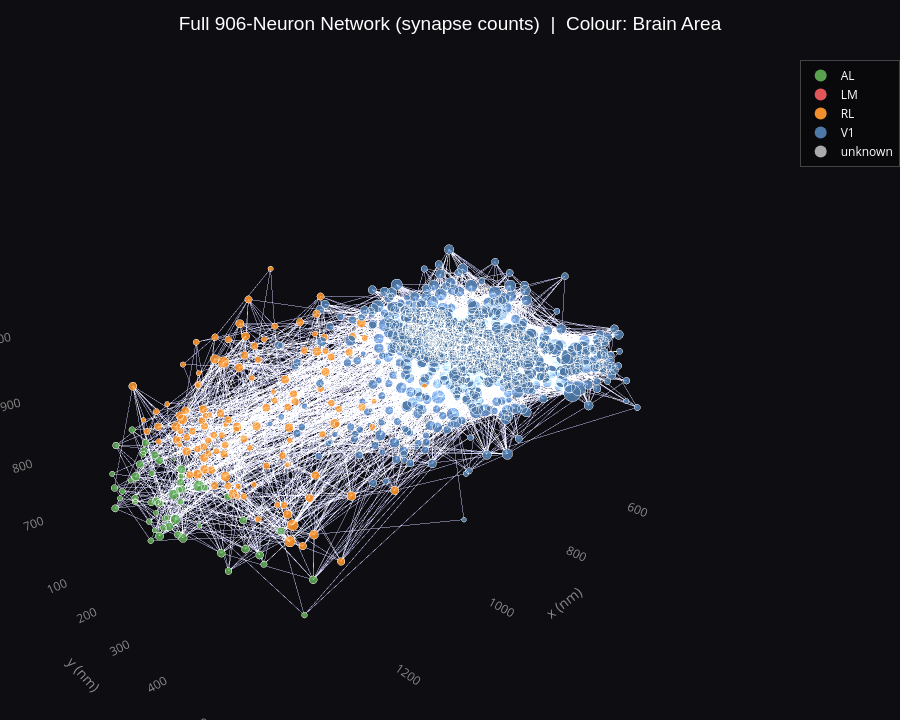

Write notebook code for a chart like this one.
### Markdown cell above
---
## Full 906-Neuron Network

Colour = **brain area** (V1 / RL / AL / LM).
Node size ∝ total **number of synapses** (in + out).
Top 50% of pairs by synapse count drawn; brighter = more synapses.

### Code cell
fig_906 = plot_3d(
    G_906,
    title='Full 906-Neuron Network (synapse counts)  |  Colour: Brain Area',
    color_attr='brain_area',
    size_by='strength',
    edge_pct_keep=50,
)
fig_906.show()

### Figure 1 — Plotly figure (JSON) as saved in the notebook; plotly's stock layout.template omitted (floating-point values rounded to 4 significant figures; data arrays with more than 128 entries replaced by an {"elided": "..."} marker saying what was removed)
{"data": [{"hoverinfo": "none", "line": {"color": "rgba(180,180,220,0.05)", "width": 1}, "mode": "lines", "name": "Pairs (11,822 shown)", "showlegend": false, "type": "scatter3d", "x": {"elided": "35466 float values"}, "y": {"elided": "35466 float values"}, "z": {"elided": "35466 float values"}}, {"marker": {"color": "#59A14F", "size": 10}, "mode": "markers", "name": "AL", "showlegend": true, "type": "scatter3d", "x": [null], "y": [null], "z": [null]}, {"marker": {"color": "#E15759", "size": 10}, "mode": "markers", "name": "LM", "showlegend": true, "type": "scatter3d", "x": [null], "y": [null], "z": [null]}, {"marker": {"color": "#F28E2B", "size": 10}, "mode": "markers", "name": "RL", "showlegend": true, "type": "scatter3d", "x": [null], "y": [null], "z": [null]}, {"marker": {"color": "#4E79A7", "size": 10}, "mode": "markers", "name": "V1", "showlegend": true, "type": "scatter3d", "x": [null], "y": [null], "z": [null]}, {"marker": {"color": "#aaaaaa", "size": 10}, "mode": "markers", "name": "unknown", "showlegend": true, "type": "scatter3d", "x": [null], "y": [null], "z": [null]}, {"hoverinfo": "text", "marker": {"color": {"elided": "906 str values"}, "line": {"color": "rgba(255,255,255,0.5)", "width": 0.8}, "opacity": 0.92, "size": {"elided": "906 float values"}}, "mode": "markers", "name": "Neurons", "showlegend": false, "text": {"elided": "906 str values"}, "type": "scatter3d", "x": {"elided": "906 float values"}, "y": {"elided": "906 float values"}, "z": {"elided": "906 float values"}}], "layout": {"height": 720, "legend": {"bgcolor": "rgba(0,0,0,0.35)", "bordercolor": "#444", "borderwidth": 1, "font": {"color": "white", "size": 12}, "itemsizing": "constant"}, "margin": {"b": 0, "l": 0, "r": 0, "t": 60}, "paper_bgcolor": "#0e0e12", "scene": {"bgcolor": "#0e0e12", "camera": {"eye": {"x": 1.4, "y": 1.4, "z": 0.8}}, "xaxis": {"color": "#888888", "showbackground": false, "showgrid": false, "title": {"text": "x (nm)"}, "zeroline": false}, "yaxis": {"color": "#888888", "showbackground": false, "showgrid": false, "title": {"text": "y (nm)"}, "zeroline": false}, "zaxis": {"color": "#888888", "showbackground": false, "showgrid": false, "title": {"text": "z (nm)"}, "zeroline": false}}, "title": {"font": {"color": "white", "family": "Arial", "size": 19}, "text": "Full 906-Neuron Network (synapse counts)  |  Colour: Brain Area", "x": 0.5}}}
